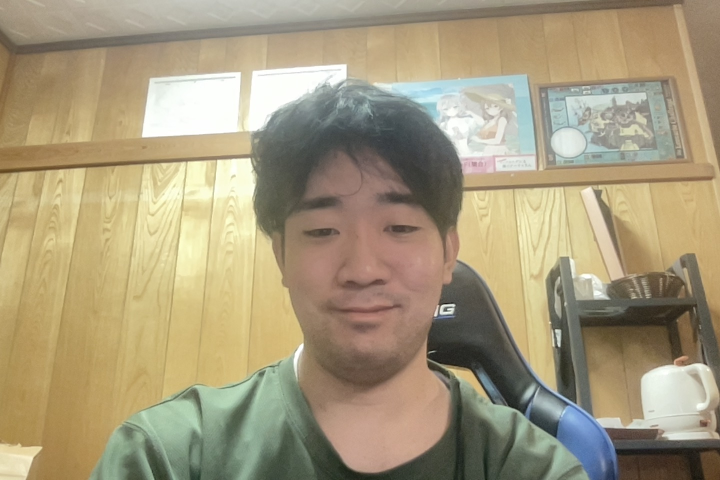
//> input picture imput_image/imput_image.png, 1440 x 960 px (shown at 1/2 size); its folder holds only this picture in this run
$ ./kanpai3   (built with g++ and OpenCV 4)
//> lines starting //> are read from the running program, lines starting //| are printed output that depends on the picture; after the words box and inside, x2 and y2 are one past the last pixel; in counts of white or black regions, pixels touching at a corner belong together
// コンパイルコマンド:
// g++ -std=c++11 kanpai3.cpp -o kanpai3 `pkg-config --cflags --libs opencv4`

#include <iostream>
#include <vector>
#include <string>
#include <algorithm>
#include <opencv2/opencv.hpp>

// =================================================================
// ⚙️ パラメータ設定エリア（すべてここで一括管理）
// =================================================================

// 1. ディレクトリパス設定
const std::string INPUT_DIR  = "../imput_image/";
const std::string SOUSE_DIR  = "../souse_image/";
const std::string OUTPUT_DIR = "../output_image/";

// 2. 使用ファイル名設定 (背景素材・出力名・パネル名をインデックスで対応付け)
const std::vector<std::string> SOUSE_FILES  = { "normal_souse.png", "Ready_souse.png", "kanpai_souse.png", "good_souse.png", "miss_souse.png" };
const std::vector<std::string> OUTPUT_FILES = { "normal.png",       "ready.png",       "kanpai.png",       "good.png",       "miss.png" };
const std::vector<std::string> PANEL_FILES  = { "panel_souse4.png", "panel_souse4.png", "panel_souse4.png", "good_panel.png", "miss_panel.png" };

// 3. 各出力画像ごとの回転角度・横移動量設定 (全5種分)
// 必要に応じて good (4番目), miss (5番目) の角度や横位置を調整してください
const std::vector<double> ANGLE_LIST    = { 0.0, -13.0, 10.0,  0.0,  0.0 }; // 角度 (度)
const std::vector<int>    OFFSET_X_LIST = {   0,   200,    -20,    80,    80 }; // 横移動オフセット (px)

// 4. 顔切り抜きパラメータ
const double FACE_CUT_SCALE = 1.00; // 楕円のカット倍率
const double FACE_ASPECT_X  = 0.72; // 横幅の比率補正（正方形枠から縦長に絞る）
const double FACE_ASPECT_Y  = 0.95; // 縦幅の比率補正
const int    FACE_BLUR_SIZE = 7;    // 境界のぼかし量 (フェザリング)

// 5. カツラ・パネル処理パラメータ
const int    WHITE_THRESHOLD     = 230;  // 白地判定の閾値（これ以上を透明化）
const double PANEL_SCALE_MULT    = 0.90; // カツラの拡大倍率（顔に対する比率）
const int    UNSCALED_PANEL_LIFT = -51;  // カツラを上に引き上げる量 (px)

// 6. 下半身素材との合成パラメータ
const double HEAD_SCALE = 3.0; // 頭部全体の拡大倍率
const int    OFFSET_Y   = 150;  // 首元の高さ（縦方向）オフセット (px)

// =================================================================
// 画像処理関数
// =================================================================

/**
 * @brief 画像を指定角度（度）回転させる（透過アルファチャンネル維持）
 */
cv::Mat rotateImage(const cv::Mat& src, double angle) {
    if (angle == 0.0) return src.clone();

    cv::Point2f center(src.cols / 2.0f, src.rows / 2.0f);
    cv::Mat rotMat = cv::getRotationMatrix2D(center, angle, 1.0);

    cv::Rect2f bbox = cv::RotatedRect(cv::Point2f(), src.size(), angle).boundingRect2f();
    rotMat.at<double>(0, 2) += bbox.width / 2.0 - center.x;
    rotMat.at<double>(1, 2) += bbox.height / 2.0 - center.y;

    cv::Mat dst;
    cv::warpAffine(src, dst, rotMat, bbox.size(), cv::INTER_LINEAR, cv::BORDER_CONSTANT, cv::Scalar(0, 0, 0, 0));
    return dst;
}

/**
 * @brief 背景画像の上にアルファチャンネル付き画像を重ね合わせる
 */
cv::Mat overlayImage(const cv::Mat& baseImage, const cv::Mat& overlay, cv::Point position) {
    cv::Mat result = baseImage.clone();

    int startX = std::max(0, position.x);
    int startY = std::max(0, position.y);
    int endX   = std::min(result.cols, position.x + overlay.cols);
    int endY   = std::min(result.rows, position.y + overlay.rows);

    int overlayStartX = startX - position.x;
    int overlayStartY = startY - position.y;

    for (int y = startY, fy = overlayStartY; y < endY; ++y, ++fy) {
        const cv::Vec4b* overPtr = overlay.ptr<cv::Vec4b>(fy);

        if (result.channels() == 4) {
            cv::Vec4b* basePtr = result.ptr<cv::Vec4b>(y);
            for (int x = startX, fx = overlayStartX; x < endX; ++x, ++fx) {
                const cv::Vec4b& overPixel = overPtr[fx];
                uchar alpha = overPixel[3];

                if (alpha > 0) {
                    cv::Vec4b& basePixel = basePtr[x];
                    if (basePixel[3] == 0) {
                        basePixel = overPixel;
                    } else {
                        float a = alpha / 255.0f;
                        for (int c = 0; c < 3; ++c) {
                            basePixel[c] = static_cast<uchar>(overPixel[c] * a + basePixel[c] * (1.0f - a));
                        }
                        basePixel[3] = std::max(basePixel[3], alpha);
                    }
                }
            }
        } else if (result.channels() == 3) {
            cv::Vec3b* basePtr = result.ptr<cv::Vec3b>(y);
            for (int x = startX, fx = overlayStartX; x < endX; ++x, ++fx) {
                const cv::Vec4b& overPixel = overPtr[fx];
                uchar alpha = overPixel[3];

                if (alpha > 0) {
                    float a = alpha / 255.0f;
                    cv::Vec3b& basePixel = basePtr[x];
                    for (int c = 0; c < 3; ++c) {
                        basePixel[c] = static_cast<uchar>(overPixel[c] * a + basePixel[c] * (1.0f - a));
                    }
                }
            }
        }
    }
    return result;
}

/**
 * @brief パネル画像の白背景領域を透過（Alpha=0）に変換する
 */
cv::Mat createTransparentPanel(const cv::Mat& panelImage, int whiteThreshold) {
    cv::Mat panel = panelImage.clone();
    if (panel.channels() == 3) {
        cv::cvtColor(panel, panel, cv::COLOR_BGR2BGRA);
    }

    for (int y = 0; y < panel.rows; ++y) {
        cv::Vec4b* ptr = panel.ptr<cv::Vec4b>(y);
        for (int x = 0; x < panel.cols; ++x) {
            if (ptr[x][0] >= whiteThreshold && ptr[x][1] >= whiteThreshold && ptr[x][2] >= whiteThreshold) {
                ptr[x][3] = 0;
            }
        }
    }
    return panel;
}

/**
 * @brief 縦長楕円切り抜き関数
 */
cv::Mat extractFaceWithEllipse(const cv::Mat& inputImage, const cv::Rect& faceRect, double cutScale, int blurSize, double aspectX, double aspectY) {
    cv::Rect safeBox = faceRect & cv::Rect(0, 0, inputImage.cols, inputImage.rows);
    cv::Mat faceRoiBgr = inputImage(safeBox);

    cv::Mat faceRoi;
    cv::cvtColor(faceRoiBgr, faceRoi, cv::COLOR_BGR2BGRA);

    cv::Mat mask = cv::Mat::zeros(safeBox.size(), CV_8UC1);
    cv::Point center(safeBox.width / 2, safeBox.height / 2);

    cv::Size axes(
        static_cast<int>((safeBox.width / 2.0) * cutScale * aspectX),
        static_cast<int>((safeBox.height / 2.0) * cutScale * aspectY)
    );

    cv::ellipse(mask, center, axes, 0, 0, 360, cv::Scalar(255), -1);

    if (blurSize > 1) {
        if (blurSize % 2 == 0) blurSize++;
        cv::GaussianBlur(mask, mask, cv::Size(blurSize, blurSize), 0);
    }

    for (int y = 0; y < faceRoi.rows; ++y) {
        cv::Vec4b* pixelPtr = faceRoi.ptr<cv::Vec4b>(y);
        const uchar* maskPtr = mask.ptr<uchar>(y);

        for (int x = 0; x < faceRoi.cols; ++x) {
            pixelPtr[x][3] = maskPtr[x];
        }
    }

    return faceRoi;
}

/**
 * @brief Haar Cascadeによる顔位置検出
 */
bool detectPrimaryFace(const cv::Mat& inputImage, cv::Rect& outFaceRect) {
    cv::CascadeClassifier face_cascade;
    std::string cascade_path = cv::samples::findFile("haarcascades/haarcascade_frontalface_alt.xml", false);
    if (!face_cascade.load(cascade_path)) {
        std::cerr << "[エラー] 顔検出用カスケードファイルが見つかりません。" << std::endl;
        return false;
    }

    cv::Mat gray;
    cv::cvtColor(inputImage, gray, cv::COLOR_BGR2GRAY);
    std::vector<cv::Rect> faces;
    face_cascade.detectMultiScale(gray, faces, 1.1, 3, 0, cv::Size(100, 100));

    if (faces.empty()) return false;

    outFaceRect = faces[0];
    for (const auto& f : faces) {
        if (f.area() > outFaceRect.area()) outFaceRect = f;
    }
    return true;
}

// =================================================================
// メイン処理
// =================================================================
int main() {
    std::cout << "=== 乾杯・顔切り抜き＆自動合成システム (kanpai3) 起動 ===" << std::endl;

    // 1. 入力画像の読み込み
    std::vector<cv::String> input_files;
    cv::glob(INPUT_DIR + "*.*", input_files, false);
    if (input_files.empty()) {
        std::cerr << "[エラー] " << INPUT_DIR << " 内に入力画像が見つかりません。" << std::endl;
        return -1;
    }

    std::string input_path = input_files[0];
    std::cout << "[読込] 入力画像: " << input_path << std::endl;
    cv::Mat input_image = cv::imread(input_path, cv::IMREAD_COLOR);
//> input_image is the input picture: 960 rows x 1440 cols, CV_8UC3; mean B, G, R 124.5, 154, 166.4
    if (input_image.empty()) {
        std::cerr << "[エラー] 入力画像の読み込みに失敗しました。" << std::endl;
        return -1;
    }

    // 2. 顔位置の検出
    cv::Rect face_rect;
    if (!detectPrimaryFace(input_image, face_rect)) {
        std::cerr << "[エラー] 画像から顔が検出されませんでした。" << std::endl;
        return -1;
    }
//> in detectPrimaryFace, `cv::cvtColor(inputImage, gray, cv::COLOR_BGR2GRAY);`:
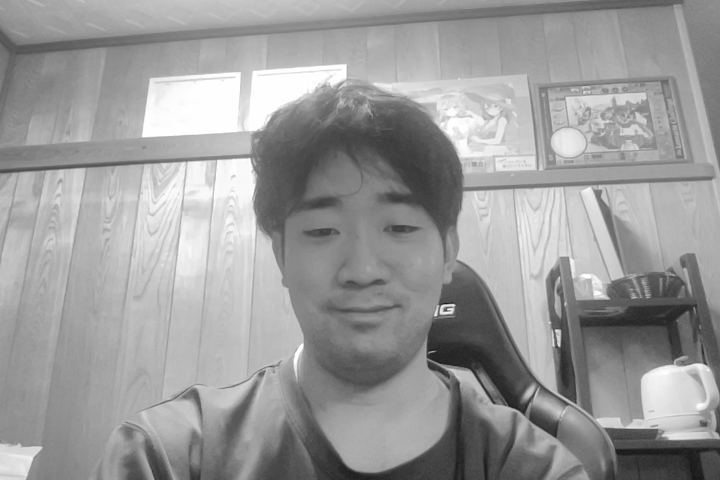
//> gray: 960 rows x 1440 cols, CV_8UC1 (shown at 1/2 size); min 1, max 255, mean 154.4
//> in detectPrimaryFace, `face_cascade.detectMultiScale(gray, faces, 1.1, 3, 0, cv::Size(100, 10..`: faces = 1 Rect (x, y, width, height): [533, 309, 381, 381]
//> in detectPrimaryFace, `outFaceRect = faces[0];`: outFaceRect = Rect(533, 309, 381, 381)
//> the loop in detectPrimaryFace, `for (const auto& f : faces)` made 1 pass
//> face_rect = Rect(533, 309, 381, 381)

    // 3. 【ステップ①】顔の切り抜き実行
    cv::Mat transparent_face = extractFaceWithEllipse(
        input_image, face_rect, FACE_CUT_SCALE, FACE_BLUR_SIZE, FACE_ASPECT_X, FACE_ASPECT_Y
    );
//> in extractFaceWithEllipse, `cv::Mat faceRoiBgr = inputImage(safeBox);`:
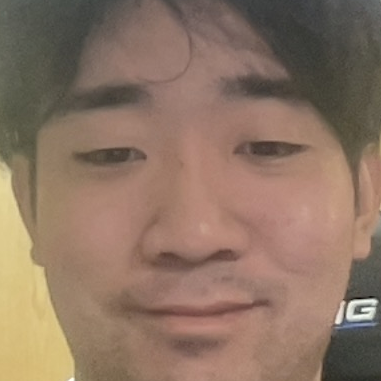
//> faceRoiBgr: 381 rows x 381 cols, CV_8UC3; mean B, G, R 99.4, 116.3, 140.8
//> in extractFaceWithEllipse, `cv::Mat mask = cv::Mat::zeros(safeBox.size(), CV_8UC1);`: mask: 381 rows x 381 cols, CV_8UC1; every value is 0
//> in extractFaceWithEllipse, `cv::Point center(safeBox.width / 2, safeBox.height / 2);`: center = Point(190, 190)
//> in extractFaceWithEllipse, `cv::Size axes( static_cast<int>((safeBox.width / 2.0) * cutScale * asp..`: axes = Size(137, 180)
//> in extractFaceWithEllipse, `cv::ellipse(mask, center, axes, 0, 0, 360, cv::Scalar(255), -1);`:
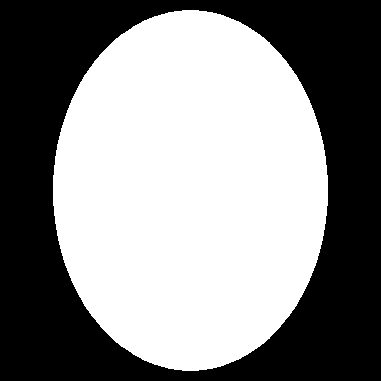
//> mask: 381 rows x 381 cols, CV_8UC1; 53.6% white; 1 black region, box (x1, y1, x2, y2) and area: (0, 0, 381, 381) 67294
//> in extractFaceWithEllipse, `cv::GaussianBlur(mask, mask, cv::Size(blurSize, blurSize), 0);`:
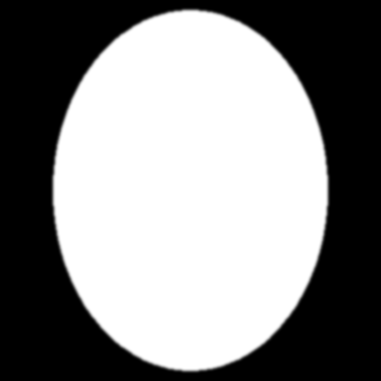
//> mask: 381 rows x 381 cols, CV_8UC1; 4.76% of pixels changed, all inside (x1, y1, x2, y2) = (50, 7, 331, 374)

    // 4. 【ステップ②＆③】素材ごとのパネル結合 ＆ 背景素材への合成ループ
    for (size_t i = 0; i < SOUSE_FILES.size(); ++i) {
        // A. 今回の素材に対応するパネル画像を読み込み & 白地透過化
        std::string panel_path = SOUSE_DIR + PANEL_FILES[i];
        cv::Mat rawPanel = cv::imread(panel_path, cv::IMREAD_UNCHANGED);
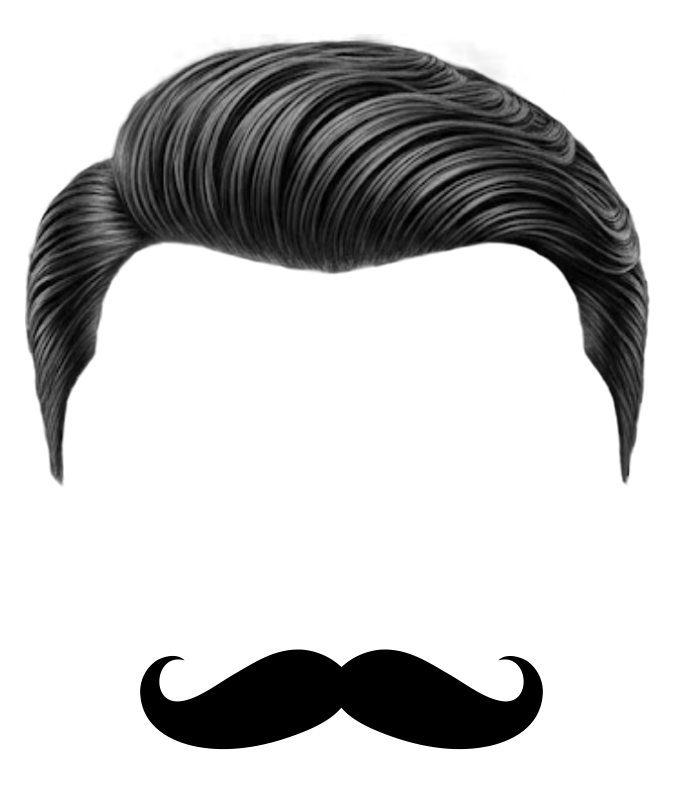
//> input picture souse_image/panel_souse4.png, 696 x 810 px
//> rawPanel is the input picture: 810 rows x 696 cols, CV_8UC4; mean B, G, R, A 201.2, 201.2, 201.2, 255
        if (rawPanel.empty()) {
            std::cerr << "[エラー] パネル画像の読み込みに失敗しました: " << panel_path << std::endl;
            continue;
        }
        cv::Mat transparent_panel = createTransparentPanel(rawPanel, WHITE_THRESHOLD);

        // B. 顔と今回のパネルを結合（頭部画像の作成）
        cv::Mat scaled_panel;
        double panel_scale_ratio = (double)transparent_face.cols / (double)transparent_panel.cols * PANEL_SCALE_MULT;
//> panel_scale_ratio = 0.493
        cv::resize(transparent_panel, scaled_panel, cv::Size(), panel_scale_ratio, panel_scale_ratio, cv::INTER_LINEAR);

        int rel_panel_x = (transparent_face.cols - scaled_panel.cols) / 2;
//> rel_panel_x = 19
        int rel_panel_y = (transparent_face.rows - scaled_panel.rows) / 2 + UNSCALED_PANEL_LIFT;
//> rel_panel_y = -60

        int min_x = std::min(0, rel_panel_x);
//> min_x = 0
        int min_y = std::min(0, rel_panel_y);
//> min_y = -60
        int max_x = std::max(transparent_face.cols, rel_panel_x + scaled_panel.cols);
//> max_x = 381
        int max_y = std::max(transparent_face.rows, rel_panel_y + scaled_panel.rows);
//> max_y = 381

        int canvas_w = max_x - min_x;
//> canvas_w = 381
        int canvas_h = max_y - min_y;
//> canvas_h = 441

        cv::Mat combined_head = cv::Mat::zeros(canvas_h, canvas_w, CV_8UC4);
        combined_head = overlayImage(combined_head, transparent_face, cv::Point(-min_x, -min_y));
//> in overlayImage, `int startX = std::max(0, position.x);`: startX = 0
//> in overlayImage, `int startY = std::max(0, position.y);`: startY = 60
//> in overlayImage, `int endX   = std::min(result.cols, position.x + overlay.cols);`: endX = 381
//> in overlayImage, `int endY   = std::min(result.rows, position.y + overlay.rows);`: endY = 441
//> in overlayImage, `int overlayStartX = startX - position.x;`: overlayStartX = 0
//> after the loop in overlayImage, `for (int y = startY, fy = overlayStartY; y < endY; ++y, ++fy)`:
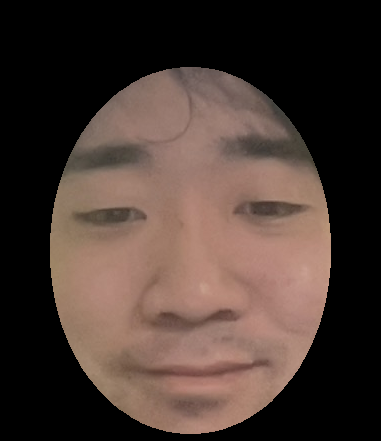
//> result: 441 rows x 381 cols, CV_8UC4; mean B, G, R, A 50.5, 57.2, 72.9, 118.2
        combined_head = overlayImage(combined_head, scaled_panel, cv::Point(rel_panel_x - min_x, rel_panel_y - min_y));
//> call 2 of overlayImage, with position = Point(19, 0)
//> in overlayImage (call 2), `int startX = std::max(0, position.x);`: startX = 19
//> in overlayImage (call 2), `int startY = std::max(0, position.y);`: startY = 0
//> in overlayImage (call 2), `int endX   = std::min(result.cols, position.x + overlay.cols);`: endX = 362
//> in overlayImage (call 2), `int endY   = std::min(result.rows, position.y + overlay.rows);`: endY = 399
//> after the loop in overlayImage (call 2), `for (int y = startY, fy = overlayStartY; y < endY; ++y, ++fy)`:
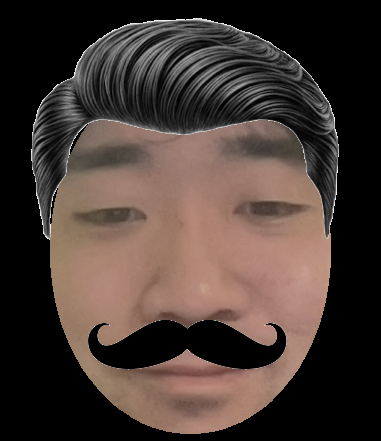
//> result: 441 rows x 381 cols, CV_8UC4; mean B, G, R, A 52.3, 58, 71.1, 150.6

        // C. 背景・首下素材の読み込み
        std::string souse_path = SOUSE_DIR + SOUSE_FILES[i];
        cv::Mat bg_souse = cv::imread(souse_path, cv::IMREAD_UNCHANGED);
//> normal_souse.png cannot be read in this run, so this picture is empty
        if (bg_souse.empty()) {
            std::cerr << "[警告] 素材スキップ: " << souse_path << std::endl;
            continue;
        }

        // D. 頭部を拡大 & 回転
        cv::Mat resized_head;
        cv::resize(combined_head, resized_head, cv::Size(), HEAD_SCALE, HEAD_SCALE, cv::INTER_LINEAR);
        cv::Mat rotated_head = rotateImage(resized_head, ANGLE_LIST[i]);

        // E. 配置位置の決定（OFFSET_X_LIST, OFFSET_Y を適用）
        int head_x = (bg_souse.cols - rotated_head.cols) / 2 + OFFSET_X_LIST[i];
        int head_y = (bg_souse.rows - rotated_head.rows) / 3 + OFFSET_Y;
        cv::Point head_pos(head_x, head_y);

        // F. 合成および画像保存
        cv::Mat final_result = overlayImage(bg_souse, rotated_head, head_pos);

        std::string out_path = OUTPUT_DIR + OUTPUT_FILES[i];
        if (cv::imwrite(out_path, final_result)) {
            std::cout << " -> 保存完了: " << out_path << " (パネル: " << PANEL_FILES[i] << ")" << std::endl;
        } else {
            std::cerr << "[エラー] 保存失敗: " << out_path << std::endl;
        }
    }

    std::cout << "=== すべての画像処理が正常に完了しました ===" << std::endl;
    return 0;
}
